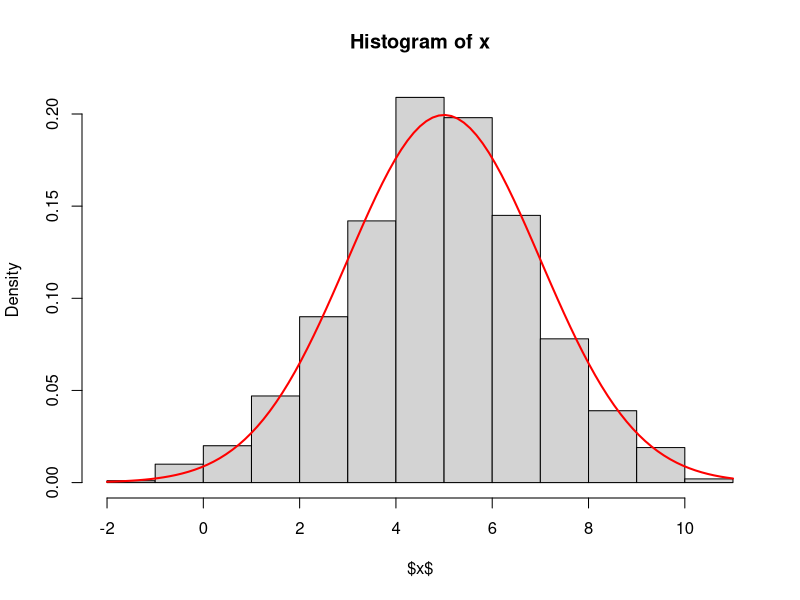
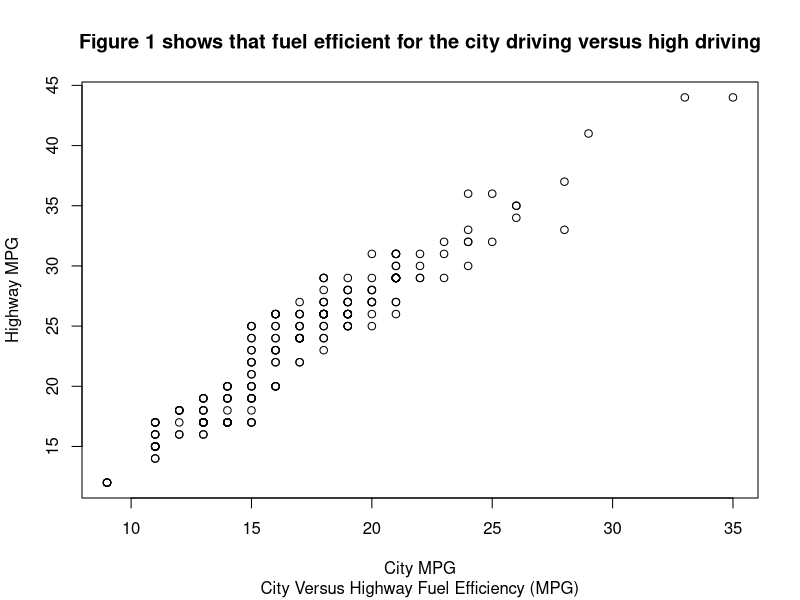

Generate these figures, in order, with R:
## ---- chunk 1
n = 1000
## ---- chunk 2
mu_1 <- runif(n/2,0,1) 
mu_2 <- runif(n/2,0,1)
## ---- chunk 3
z_1 <- sqrt(-2*log(mu_1))*cos(2*pi*mu_2)
z_2 <- sqrt(-2*log(mu_1))*sin(2*pi*mu_2)
## ---- chunk 4
z <- c(z_1,z_2)
## ---- chunk 5
mu=5
sigma=2
## ---- chunk 6
x = mu + sigma * z
## ---- chunk 7
mean(x)
sd(x)
## ---- chunk 8
 hist(x,
 freq= FALSE,
 ylab= "Density",
 xlab= "$x$")

 curve(dnorm(x,mean= mu,sd= sigma),
 col= "red", lwd= 2,add = TRUE)
## ---- chunk 9

cihi <- read.csv("hlthexp.csv")

df <- data.frame(Year = cihi$Year,
                 Hospitals = cihi$Hospitals,
                 Physicians = cihi$Physicians,
                 "Other Services" = cihi$Other.Institutions,
                 Dental = cihi$Other.Professionals..Dental.Services,
                 Vision = cihi$Other.Professionals..Vision.Care.Services,
                 "Other Professionals" = cihi$Other.Professionals..Other.Services,
                 check.names = FALSE)
## ---- chunk 10
df$Hospitals
## ---- chunk 11
df$total_other_services <- df$Dental+ df$Vision + df$"Other Professionals"
## ---- chunk 12
cihi <- data.frame(cihi, "Perscription.Drugs" = "Prescribed.Drugs")
## ---- chunk 13
Expenditure_1983 <- cihi["9", "Hospitals"]

#df$Hospitals[df$Year:1983]

## ---- chunk 14
df$Hospitals
Expenditure_2012_2022 <- cihi["38-48", "Hospitals"]


## ---- chunk 15
mpg <- ggplot2::mpg
subset(mpg, year == 2008)
min(mpg$cty)
max(mpg$cty)
## ---- chunk 16
n <- 11
avg_mpg = sum(mpg$cty)/n
## ---- chunk 17
mean(mpg$cty)
## ---- chunk 18
compact <- subset(mpg, class == "compact")
 ifelse(compact == "compact", 1, 0)

 #x <- c(-2, 0, 3)
 #ifelse(x > 0, "Positive", "Not Positive")
#compact <- subset(mpg, class == "compact")  
## ---- chunk 19
avg_mpg <- mean(compact$cty)
## ---- chunk 20
x <- mpg$cty
y <- mpg$hwy

plot(x, y, main="Figure 1 shows that fuel efficient for the city driving versus high driving", xlab="City MPG", ylab="Highway MPG", sub="City Versus Highway Fuel Efficiency (MPG)")

